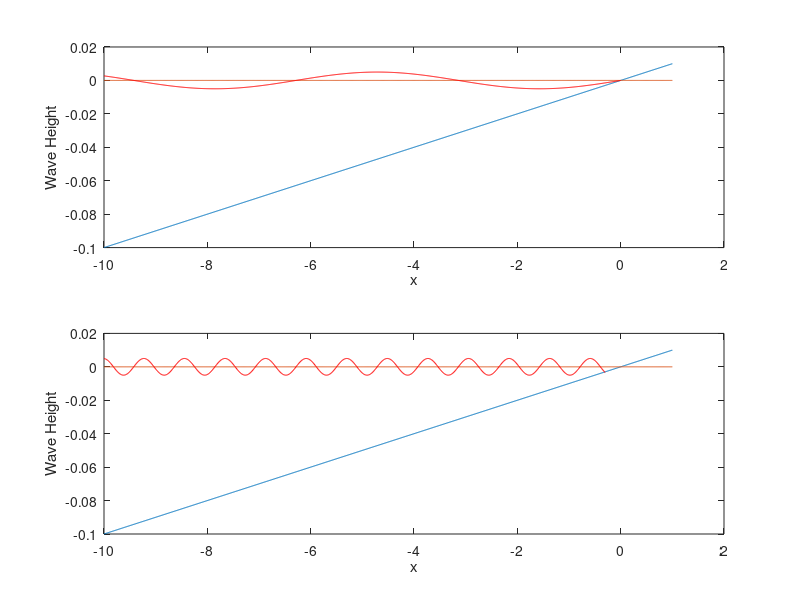

MATLAB code to generate this figure:
x=[1:-.01:-10];
xw=0:-.01:-10;
xw2=-.3:-.01:-10;
alpha=.01;
y=alpha*x;


subplot(2,1,1)
plot(x,y)
hold on
plot(x,0*x)
plot(xw,.005*sin(xw),'r')
xlabel('x')
ylabel('Wave Height')

subplot(2,1,2)

plot(x,y)
hold on
plot(x,0*x)
plot(xw2,.005*sin(xw2*8),'r')
xlabel('x')
ylabel('Wave Height')